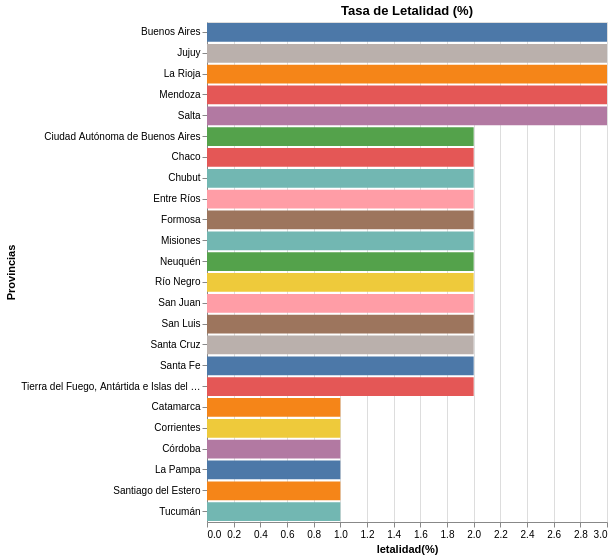

Write the Vega-Lite specification saved for this chart.
### Vega-Lite specification from a JSON file in a GitHub repository (floating-point values rounded to 4 significant figures)
{"config": {"view": {"continuousWidth": 400, "continuousHeight": 300}}, "data": {"name": "data-52d04fc863866148b72a28ecc2d02f8d"}, "mark": "bar", "encoding": {"color": {"type": "nominal", "field": "residencia_provincia_nombre", "legend": null}, "tooltip": [{"type": "nominal", "field": "residencia_provincia_nombre"}, {"type": "quantitative", "field": "letalidad(%)"}], "x": {"type": "quantitative", "field": "letalidad(%)"}, "y": {"type": "nominal", "field": "residencia_provincia_nombre", "sort": "-x", "title": "Provincias"}}, "height": 500, "title": "Tasa de Letalidad (%)", "$schema": "https://vega.github.io/schema/vega-lite/v4.8.1.json", "datasets": {"data-52d04fc863866148b72a28ecc2d02f8d": [{"residencia_provincia_nombre": "Buenos Aires", "Fallecidos": 52094, "Casos Confirmados": 1966784, "letalidad(%)": 3}, {"residencia_provincia_nombre": "Ciudad Autónoma de Buenos Aires", "Fallecidos": 10887, "Casos Confirmados": 488056, "letalidad(%)": 2}, {"residencia_provincia_nombre": "Catamarca", "Fallecidos": 482, "Casos Confirmados": 42313, "letalidad(%)": 1}, {"residencia_provincia_nombre": "Chaco", "Fallecidos": 2006, "Casos Confirmados": 91277, "letalidad(%)": 2}, {"residencia_provincia_nombre": "Chubut", "Fallecidos": 1306, "Casos Confirmados": 76383, "letalidad(%)": 2}, {"residencia_provincia_nombre": "Corrientes", "Fallecidos": 893, "Casos Confirmados": 80722, "letalidad(%)": 1}, {"residencia_provincia_nombre": "Córdoba", "Fallecidos": 6116, "Casos Confirmados": 467453, "letalidad(%)": 1}, {"residencia_provincia_nombre": "Entre Ríos", "Fallecidos": 2140, "Casos Confirmados": 127800, "letalidad(%)": 2}, {"residencia_provincia_nombre": "Formosa", "Fallecidos": 1015, "Casos Confirmados": 55963, "letalidad(%)": 2}, {"residencia_provincia_nombre": "Jujuy", "Fallecidos": 1315, "Casos Confirmados": 43433, "letalidad(%)": 3}, {"residencia_provincia_nombre": "La Pampa", "Fallecidos": 838, "Casos Confirmados": 61299, "letalidad(%)": 1}, {"residencia_provincia_nombre": "La Rioja", "Fallecidos": 786, "Casos Confirmados": 28337, "letalidad(%)": 3}, {"residencia_provincia_nombre": "Mendoza", "Fallecidos": 3923, "Casos Confirmados": 153861, "letalidad(%)": 3}, {"residencia_provincia_nombre": "Misiones", "Fallecidos": 556, "Casos Confirmados": 30880, "letalidad(%)": 2}, {"residencia_provincia_nombre": "Neuquén", "Fallecidos": 2016, "Casos Confirmados": 107343, "letalidad(%)": 2}, {"residencia_provincia_nombre": "Río Negro", "Fallecidos": 2083, "Casos Confirmados": 92142, "letalidad(%)": 2}, {"residencia_provincia_nombre": "Salta", "Fallecidos": 2085, "Casos Confirmados": 75017, "letalidad(%)": 3}, {"residencia_provincia_nombre": "San Juan", "Fallecidos": 944, "Casos Confirmados": 60852, "letalidad(%)": 2}, {"residencia_provincia_nombre": "San Luis", "Fallecidos": 1222, "Casos Confirmados": 74871, "letalidad(%)": 2}, {"residencia_provincia_nombre": "Santa Cruz", "Fallecidos": 934, "Casos Confirmados": 57794, "letalidad(%)": 2}, {"residencia_provincia_nombre": "Santa Fe", "Fallecidos": 7850, "Casos Confirmados": 446841, "letalidad(%)": 2}, {"residencia_provincia_nombre": "Santiago del Estero", "Fallecidos": 1047, "Casos Confirmados": 73392, "letalidad(%)": 1}, {"residencia_provincia_nombre": "Tierra del Fuego, Antártida e Islas del Atlántico Sur", "Fallecidos": 467, "Casos Confirmados": 31085, "letalidad(%)": 2}, {"residencia_provincia_nombre": "Tucumán", "Fallecidos": 2564, "Casos Confirmados": 180504, "letalidad(%)": 1}]}}
